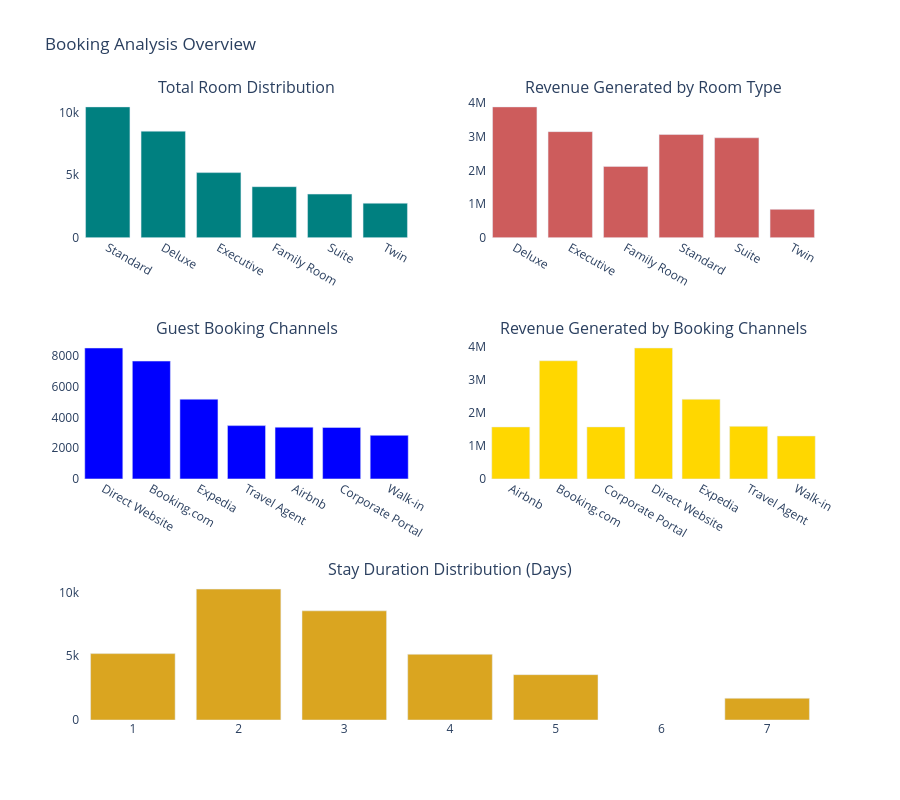

This figure's notebook cell:
### Code cell
####----------Visualization of Bookings
fig = msub(rows =3,cols= 2, 
           subplot_titles= ("Total Room Distribution", "Revenue Generated by Room Type", "Guest Booking Channels",
                            "Revenue Generated by Booking Channels", "Stay Duration Distribution (Days)", ),
           specs=[[{}, {}], [{}, {}], [{"colspan": 2}, None]])

## Add Charts
fig.add_trace(go.Bar(x= rm_type['room_type'], y = rm_type['count'], name = 'Counts', marker_color = 'teal'), row = 1, col = 1)
fig.add_trace(go.Bar(x= rm_revenue['room_type'], y = rm_revenue['total_amount'], name = 'Revenue', marker_color ='indianred'), row = 1, col = 2)
fig.add_trace(go.Bar(x= channels['booking_channel'], y = channels['count'], name = 'Counts', marker_color = 'blue'), row = 2, col = 1)
fig.add_trace(go.Bar(x= bc_revenue['booking_channel'], y = bc_revenue['total_amount'], name = 'Reveneue', marker_color = 'gold'), row =2, col =2)
fig.add_trace(go.Bar(x= stay_duration['stay_duration'], y =stay_duration['count'], name = 'Days Booked', marker_color = 'goldenrod'), row =3, col = 1)

fig.update_layout(plot_bgcolor="white", paper_bgcolor="white",
                  height = 800, title_text = 'Booking Analysis Overview', showlegend = False)

### Figure 1 — Plotly figure (JSON) as saved in the notebook; plotly's stock layout.template omitted (floating-point values rounded to 4 significant figures)
{"data": [{"marker": {"color": "teal"}, "name": "Counts", "type": "bar", "x": ["Standard", "Deluxe", "Executive", "Family Room", "Suite", "Twin"], "xaxis": "x", "y": [10440, 8503, 5199, 4076, 3485, 2757], "yaxis": "y"}, {"marker": {"color": "indianred"}, "name": "Revenue", "type": "bar", "x": ["Deluxe", "Executive", "Family Room", "Standard", "Suite", "Twin"], "xaxis": "x2", "y": [3889000.0, 3154000.0, 2121000.0, 3068000.0, 2971000.0, 844400.0], "yaxis": "y2"}, {"marker": {"color": "blue"}, "name": "Counts", "type": "bar", "x": ["Direct Website", "Booking.com", "Expedia", "Travel Agent", "Airbnb", "Corporate Portal", "Walk-in"], "xaxis": "x3", "y": [8537, 7683, 5198, 3474, 3372, 3355, 2841], "yaxis": "y3"}, {"marker": {"color": "gold"}, "name": "Reveneue", "type": "bar", "x": ["Airbnb", "Booking.com", "Corporate Portal", "Direct Website", "Expedia", "Travel Agent", "Walk-in"], "xaxis": "x4", "y": [1579000.0, 3590000.0, 1580000.0, 3978000.0, 2420000.0, 1597000.0, 1304000.0], "yaxis": "y4"}, {"marker": {"color": "goldenrod"}, "name": "Days Booked", "type": "bar", "x": [1, 2, 3, 4, 5, 7], "xaxis": "x5", "y": [5208, 10269, 8565, 5156, 3558, 1704], "yaxis": "y5"}], "layout": {"annotations": [{"font": {"size": 16}, "showarrow": false, "text": "Total Room Distribution", "x": 0.225, "xanchor": "center", "xref": "paper", "y": 1, "yanchor": "bottom", "yref": "paper"}, {"font": {"size": 16}, "showarrow": false, "text": "Revenue Generated by Room Type", "x": 0.775, "xanchor": "center", "xref": "paper", "y": 1, "yanchor": "bottom", "yref": "paper"}, {"font": {"size": 16}, "showarrow": false, "text": "Guest Booking Channels", "x": 0.225, "xanchor": "center", "xref": "paper", "y": 0.6111, "yanchor": "bottom", "yref": "paper"}, {"font": {"size": 16}, "showarrow": false, "text": "Revenue Generated by Booking Channels", "x": 0.775, "xanchor": "center", "xref": "paper", "y": 0.6111, "yanchor": "bottom", "yref": "paper"}, {"font": {"size": 16}, "showarrow": false, "text": "Stay Duration Distribution (Days)", "x": 0.5, "xanchor": "center", "xref": "paper", "y": 0.2222, "yanchor": "bottom", "yref": "paper"}], "height": 800, "paper_bgcolor": "white", "plot_bgcolor": "white", "showlegend": false, "title": {"text": "Booking Analysis Overview"}, "xaxis": {"anchor": "y", "domain": [0, 0.45]}, "xaxis2": {"anchor": "y2", "domain": [0.55, 1]}, "xaxis3": {"anchor": "y3", "domain": [0, 0.45]}, "xaxis4": {"anchor": "y4", "domain": [0.55, 1]}, "xaxis5": {"anchor": "y5", "domain": [0, 1]}, "yaxis": {"anchor": "x", "domain": [0.7778, 1]}, "yaxis2": {"anchor": "x2", "domain": [0.7778, 1]}, "yaxis3": {"anchor": "x3", "domain": [0.3889, 0.6111]}, "yaxis4": {"anchor": "x4", "domain": [0.3889, 0.6111]}, "yaxis5": {"anchor": "x5", "domain": [0, 0.2222]}}}
